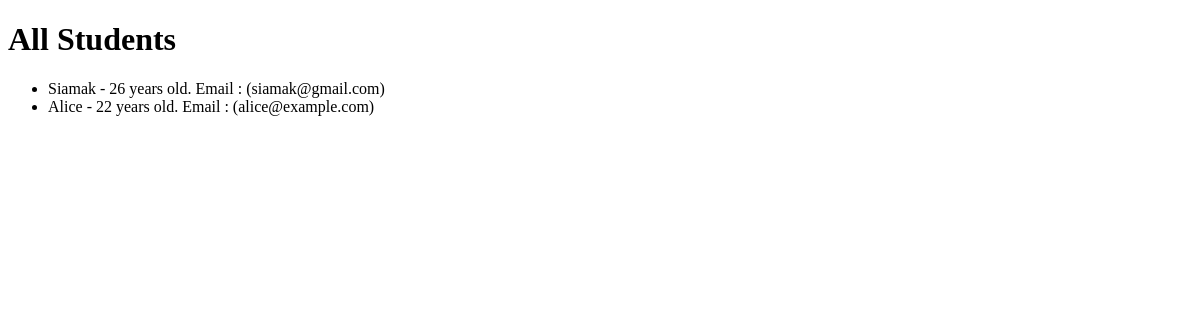
/students/, run on an earlier commit of the app's database.
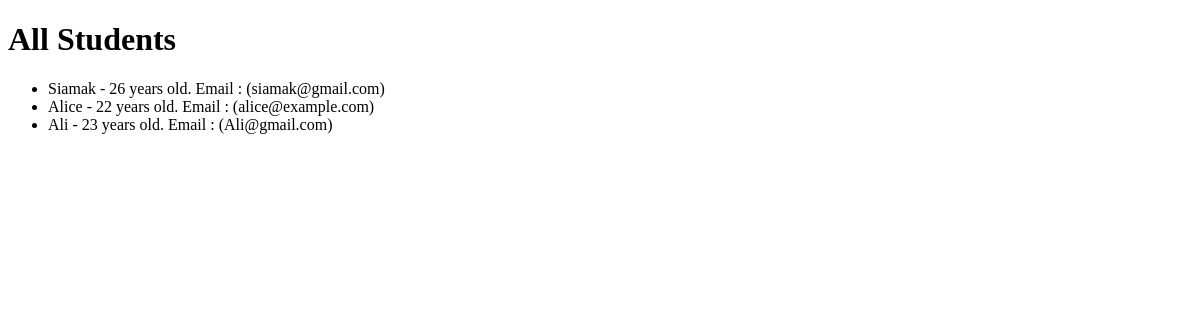
And on a later commit of the database.
### demoApp/models.py (models this page shows, shortened)
class student(models.Model):
    Name = models.CharField(max_length=100)
    age = models.IntegerField()
    email = models.EmailField()

### demoApp/views.py (the view)
# urls.py: path('students/', views.readAll),
def readAll(request):
    all_students = student.objects.all()
    context = {'students': all_students}
    return render(request, 'demoApp/student_list.html', context)

### demoApp/templates/demoApp/student_list.html (shortened to what this page needs)
<!DOCTYPE html>
<html>
<head>
</head>
<body>
    <h1>All Students</h1>
    <ul>
        {% for s in students %}
            <li>{{ s.Name }} - {{ s.age }} years old. Email : ({{ s.email }})</li>
        {% empty %}
            <li>No students found.</li>
        {% endfor %}
    </ul>
</body>
</html>

What changed in the data, as far as the page shows it:
added student: Name "Ali", age "23", email "Ali@gmail.com"
